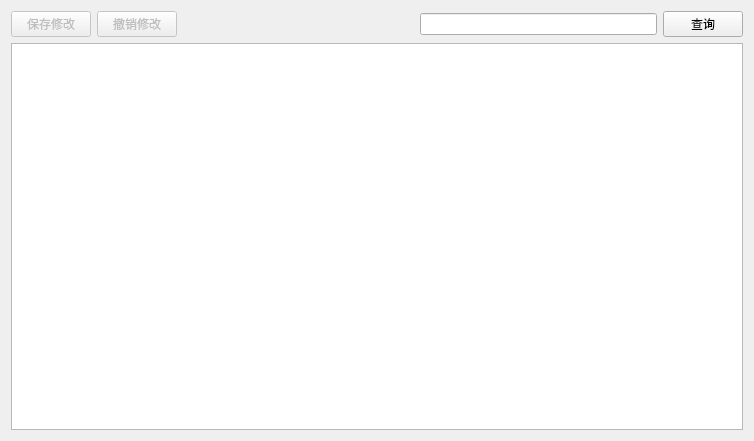
<?xml version="1.0" encoding="UTF-8"?>
<ui version="4.0">
 <class>MaterialDialog</class>
 <widget class="QDialog" name="MaterialDialog">
  <property name="geometry">
   <rect>
    <x>0</x>
    <y>0</y>
    <width>754</width>
    <height>441</height>
   </rect>
  </property>
  <property name="windowTitle">
   <string>Dialog</string>
  </property>
  <layout class="QVBoxLayout" name="verticalLayout">
   <item>
    <layout class="QHBoxLayout" name="horizontalLayout">
     <item>
      <widget class="QPushButton" name="bcxg">
       <property name="enabled">
        <bool>false</bool>
       </property>
       <property name="text">
        <string>保存修改</string>
       </property>
      </widget>
     </item>
     <item>
      <widget class="QPushButton" name="cxxg">
       <property name="enabled">
        <bool>false</bool>
       </property>
       <property name="text">
        <string>撤销修改</string>
       </property>
      </widget>
     </item>
     <item>
      <spacer name="horizontalSpacer">
       <property name="orientation">
        <enum>Qt::Horizontal</enum>
       </property>
       <property name="sizeHint" stdset="0">
        <size>
         <width>40</width>
         <height>20</height>
        </size>
       </property>
      </spacer>
     </item>
     <item>
      <widget class="QLineEdit" name="cxtj"/>
     </item>
     <item>
      <widget class="QPushButton" name="ph_cx">
       <property name="text">
        <string>查询</string>
       </property>
      </widget>
     </item>
    </layout>
   </item>
   <item>
    <widget class="QTableView" name="tableView"/>
   </item>
  </layout>
 </widget>
 <resources/>
 <connections/>
</ui>
